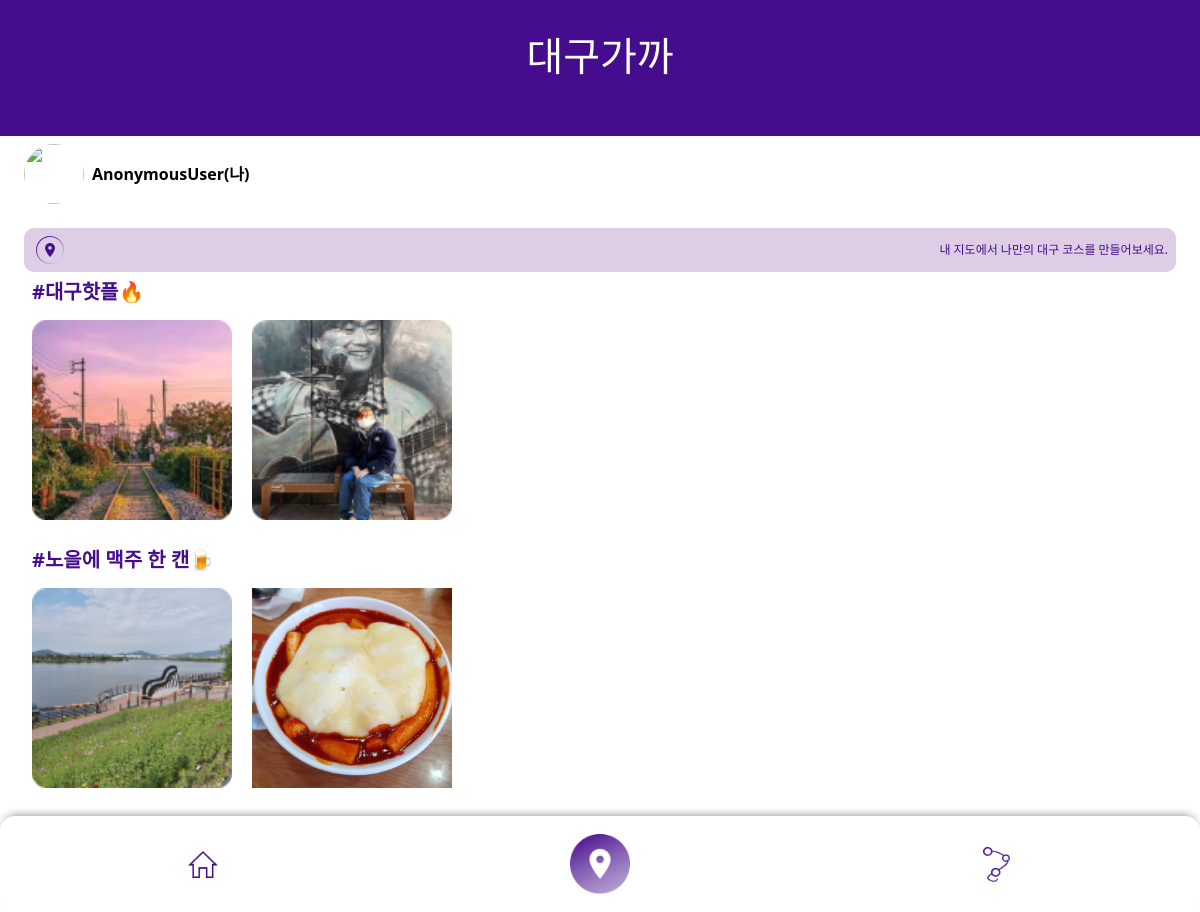
The page / on the database its author committed.
### main/models.py (models this page shows, shortened)
class HashRecommend(models.Model):
    hash=models.CharField(max_length=30)

class Place(models.Model):
    author=models.ForeignKey(User, on_delete=models.CASCADE, null=True)
    name=models.CharField(max_length=50)
    img=models.ImageField(null=True, blank=True)
    scrap_cnt=models.IntegerField(default=0)
    address=models.CharField(max_length=100)
    description=models.TextField(null=True, blank=True)
    category=models.CharField(max_length=20,null=True)
    hashtag=models.ForeignKey(HashRecommend, on_delete=models.CASCADE, null=True, blank=True)
    lat=models.FloatField()
    lng=models.FloatField()
    course=models.ForeignKey(Course, on_delete=models.CASCADE, null=True, blank=True, related_name="place")
    scrapper=models.ManyToManyField(User, blank=True, related_name="placescrap")

### main/views.py (the view)
# urls.py: path('', views.main, name="main"),
def main(request):
    hashs = HashRecommend.objects.all()
    return render(request, 'home.html', {'hashs':hashs})

### main/templates/home.html (shortened to what this page needs)
{% load static %}
<!DOCTYPE html>
<html lang="en">
<head>
    <link rel="stylesheet" href="{% static 'css/style.css' %}" />
    <link href="https://cdn.jsdelivr.net/npm/bootstrap@5.2.1/dist/css/bootstrap.min.css" rel="stylesheet">
</head>
<body>
    <div class="home-body">
        <div class="header-format" >
            <h1 class="header-text">대구가까</h1>
        </div>
        <div class="d-flex justify-content-start align-items-center px-4 pb-4">
            <img class="circle-img" style="height:60px;" src="{{ user.profile_img.url }}">
            <div class="writer"><p style="margin:0; font-weight:bold; color: black;">{{ user }}(나)</p></div>
        </div>
        <div class="home-indicator d-flex justify-content-between mx-4 p-2 align-items-center mb-2">
            <span class="ind-pic mx-1 mb-2"><img src="{% static 'img/home-ind.png' %}" alt=""></span>
            <span class="align-text-center" style="font-size: 12px; color: #450C8D">내 지도에서 나만의 대구 코스를 만들어보세요.</span>
        </div>
        {% for hash in hashs %}
        <section>
            <h1 class="content-text">{{ hash.hash }}</h1>
            <div style="padding:1.5rem;" class="py-2">
                <div class="content-list">
                    {% for place in hash.place_set.all %}
                        <a href="{% url 'detail' place.id %}"><span class="content-img-container"><img style="width:200px; height:200px;" class="content-img" src="{{ place.img.url }}"></span></a>
                    {% endfor %}
                </div>
            </div>
        </section>
        {% endfor %}
    </div>
    <div class="footer-list">
        <span class="footer-icon"><a href="{% url 'main' %}"><img style="width:30px; height:27px;" src="{% static 'img/active-home.png' %}"></a></span>
        <span class="footer-icon"><a href="{% url 'setcourse' %}"><img style="width:60px; height:60px;" src="{% static 'img/active-location.png' %}"></a></span>
        <span class="footer-icon"><a href="{% url 'otherscourse' %}"><img style="width:27px; height:35px;" src="{% static 'img/active-course.png' %}"></a></span>
    </div>
</body>
</html>

### main/static/css/style.css (style rules this page uses)
.header-format { height:8.5rem; display:flex; justify-content:center; align-items:center; margin-bottom: 0.5rem; padding-bottom: 20px; background-image: url("/static/img/header.png"); background-size: cover; background-repeat: no-repeat; }
.header-text { font-family: 'Jua', sans-serif; margin:3rem; color:white; font-size:40px; }
.circle-img { width: 60px; height: 60px; border-radius: 30px 30px 30px 30px / 30px 30px 30px 30px; border: #450C8D; }
.content-text { padding-left:2rem; font-weight:bold; color:#450C8D; font-size:20px; }
.content-list { height:220px; white-space:nowrap; overflow-x:scroll; }
.content-img-container { width:200px; height:200px; }
.content-img { width:200px; margin:0 0.5rem; }
.footer-list { background-color:white; position:fixed; bottom:0; left:0; right:0; height:6rem; width:100vw; display:flex; justify-content:space-between; align-items:center; padding: 0; border-radius:15px; box-shadow:0px -5px 10px -5px gray; padding:0 0.5rem; }
.footer-icon { width:33%; display:flex; justify-content:center; }
.writer { margin-left:0.5rem; }
.home-indicator { background-color: #DECEE5; border-radius: 10px 10px 10px 10px / 10px 10px 10px 10px; align-items: center !important; }
.ind-pic { width: 20px; height: 20px; }
.home-body { margin-bottom: 6rem; }

### rows shown on the page
HashRecommend: hash "#대구핫플🔥"
Place: img (picture)
Place: img (picture)
HashRecommend: hash "#노을에 맥주 한 캔🍺"
Place: img (picture)
Place: img (picture)

### other values the page prints
{{ user }} "AnonymousUser"
